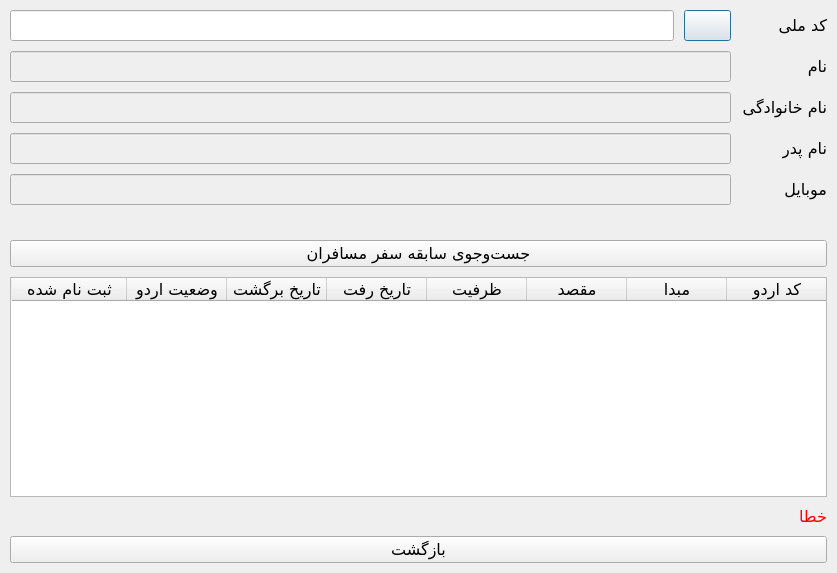
<?xml version="1.0" encoding="UTF-8"?>
<ui version="4.0">
 <class>SearchPassengersDialog</class>
 <widget class="QDialog" name="SearchPassengersDialog">
  <property name="geometry">
   <rect>
    <x>0</x>
    <y>0</y>
    <width>837</width>
    <height>573</height>
   </rect>
  </property>
  <property name="font">
   <font>
    <family>B Nazanin</family>
    <pointsize>12</pointsize>
   </font>
  </property>
  <property name="windowTitle">
   <string>جست‌وجوی سابقه مسافران</string>
  </property>
  <property name="windowIcon">
   <iconset resource="resource.qrc">
    <normaloff>:/icons/resources/icons/searchPassenger.png</normaloff>:/icons/resources/icons/searchPassenger.png</iconset>
  </property>
  <property name="layoutDirection">
   <enum>Qt::RightToLeft</enum>
  </property>
  <property name="locale">
   <locale language="Persian" country="Iran"/>
  </property>
  <layout class="QVBoxLayout" name="verticalLayout">
   <property name="spacing">
    <number>10</number>
   </property>
   <property name="sizeConstraint">
    <enum>QLayout::SetDefaultConstraint</enum>
   </property>
   <property name="leftMargin">
    <number>10</number>
   </property>
   <property name="topMargin">
    <number>10</number>
   </property>
   <property name="rightMargin">
    <number>10</number>
   </property>
   <property name="bottomMargin">
    <number>10</number>
   </property>
   <item>
    <layout class="QFormLayout" name="FLayoutSearchFields">
     <property name="sizeConstraint">
      <enum>QLayout::SetFixedSize</enum>
     </property>
     <item row="0" column="0">
      <widget class="QLabel" name="lblId">
       <property name="text">
        <string>کد ملی</string>
       </property>
      </widget>
     </item>
     <item row="1" column="0">
      <widget class="QLabel" name="lblName">
       <property name="text">
        <string>نام</string>
       </property>
      </widget>
     </item>
     <item row="2" column="0">
      <widget class="QLabel" name="lblFamily">
       <property name="text">
        <string>نام خانوادگی</string>
       </property>
      </widget>
     </item>
     <item row="3" column="0">
      <widget class="QLabel" name="lblFather">
       <property name="text">
        <string>نام پدر</string>
       </property>
      </widget>
     </item>
     <item row="4" column="0">
      <widget class="QLabel" name="lblPhone">
       <property name="text">
        <string>موبایل</string>
       </property>
      </widget>
     </item>
     <item row="0" column="1">
      <layout class="QHBoxLayout" name="HLayoutFromDate_2">
       <item>
        <widget class="QPushButton" name="btnSearchId">
         <property name="sizePolicy">
          <sizepolicy hsizetype="Minimum" vsizetype="Fixed">
           <horstretch>0</horstretch>
           <verstretch>0</verstretch>
          </sizepolicy>
         </property>
         <property name="text">
          <string/>
         </property>
         <property name="icon">
          <iconset resource="resource.qrc">
           <normaloff>:/icons/resources/icons/searchPassenger.png</normaloff>:/icons/resources/icons/searchPassenger.png</iconset>
         </property>
         <property name="iconSize">
          <size>
           <width>25</width>
           <height>25</height>
          </size>
         </property>
        </widget>
       </item>
       <item>
        <widget class="QLineEdit" name="txtId"/>
       </item>
      </layout>
     </item>
     <item row="1" column="1">
      <widget class="QLineEdit" name="txtName">
       <property name="enabled">
        <bool>false</bool>
       </property>
      </widget>
     </item>
     <item row="2" column="1">
      <widget class="QLineEdit" name="txtFamily">
       <property name="enabled">
        <bool>false</bool>
       </property>
      </widget>
     </item>
     <item row="3" column="1">
      <widget class="QLineEdit" name="txtFather">
       <property name="enabled">
        <bool>false</bool>
       </property>
      </widget>
     </item>
     <item row="4" column="1">
      <widget class="QLineEdit" name="txtPhone">
       <property name="enabled">
        <bool>false</bool>
       </property>
      </widget>
     </item>
    </layout>
   </item>
   <item>
    <widget class="QPushButton" name="btnSearch">
     <property name="text">
      <string>جست‌وجوی سابقه سفر مسافران</string>
     </property>
     <property name="icon">
      <iconset resource="resource.qrc">
       <normaloff>:/icons/resources/icons/searchTour.png</normaloff>:/icons/resources/icons/searchTour.png</iconset>
     </property>
     <property name="iconSize">
      <size>
       <width>40</width>
       <height>40</height>
      </size>
     </property>
    </widget>
   </item>
   <item>
    <widget class="QTableWidget" name="tblTours">
     <property name="sizePolicy">
      <sizepolicy hsizetype="Preferred" vsizetype="Preferred">
       <horstretch>0</horstretch>
       <verstretch>0</verstretch>
      </sizepolicy>
     </property>
     <property name="font">
      <font>
       <family>B Nazanin</family>
       <pointsize>12</pointsize>
      </font>
     </property>
     <property name="horizontalScrollBarPolicy">
      <enum>Qt::ScrollBarAsNeeded</enum>
     </property>
     <property name="sizeAdjustPolicy">
      <enum>QAbstractScrollArea::AdjustIgnored</enum>
     </property>
     <property name="alternatingRowColors">
      <bool>true</bool>
     </property>
     <property name="selectionMode">
      <enum>QAbstractItemView::MultiSelection</enum>
     </property>
     <property name="selectionBehavior">
      <enum>QAbstractItemView::SelectRows</enum>
     </property>
     <attribute name="horizontalHeaderVisible">
      <bool>true</bool>
     </attribute>
     <attribute name="horizontalHeaderCascadingSectionResizes">
      <bool>true</bool>
     </attribute>
     <attribute name="horizontalHeaderMinimumSectionSize">
      <number>50</number>
     </attribute>
     <attribute name="horizontalHeaderShowSortIndicator" stdset="0">
      <bool>false</bool>
     </attribute>
     <attribute name="horizontalHeaderStretchLastSection">
      <bool>true</bool>
     </attribute>
     <attribute name="verticalHeaderVisible">
      <bool>false</bool>
     </attribute>
     <column>
      <property name="text">
       <string>کد اردو</string>
      </property>
     </column>
     <column>
      <property name="text">
       <string>مبدا</string>
      </property>
     </column>
     <column>
      <property name="text">
       <string>مقصد</string>
      </property>
     </column>
     <column>
      <property name="text">
       <string>ظرفیت</string>
      </property>
     </column>
     <column>
      <property name="text">
       <string>تاریخ رفت</string>
      </property>
     </column>
     <column>
      <property name="text">
       <string>تاریخ برگشت</string>
      </property>
     </column>
     <column>
      <property name="text">
       <string>وضعیت اردو</string>
      </property>
     </column>
     <column>
      <property name="text">
       <string>ثبت نام شده</string>
      </property>
     </column>
    </widget>
   </item>
   <item>
    <widget class="QLabel" name="lblError">
     <property name="sizePolicy">
      <sizepolicy hsizetype="Preferred" vsizetype="Fixed">
       <horstretch>0</horstretch>
       <verstretch>0</verstretch>
      </sizepolicy>
     </property>
     <property name="palette">
      <palette>
       <active>
        <colorrole role="WindowText">
         <brush brushstyle="SolidPattern">
          <color alpha="255">
           <red>255</red>
           <green>0</green>
           <blue>0</blue>
          </color>
         </brush>
        </colorrole>
       </active>
       <inactive>
        <colorrole role="WindowText">
         <brush brushstyle="SolidPattern">
          <color alpha="255">
           <red>255</red>
           <green>0</green>
           <blue>0</blue>
          </color>
         </brush>
        </colorrole>
       </inactive>
       <disabled>
        <colorrole role="WindowText">
         <brush brushstyle="SolidPattern">
          <color alpha="255">
           <red>120</red>
           <green>120</green>
           <blue>120</blue>
          </color>
         </brush>
        </colorrole>
       </disabled>
      </palette>
     </property>
     <property name="text">
      <string>خطا</string>
     </property>
    </widget>
   </item>
   <item>
    <layout class="QHBoxLayout" name="HLayoutButtons">
     <item>
      <widget class="QPushButton" name="btnReturn">
       <property name="text">
        <string>بازگشت</string>
       </property>
       <property name="icon">
        <iconset resource="resource.qrc">
         <normaloff>:/icons/resources/icons/return.png</normaloff>:/icons/resources/icons/return.png</iconset>
       </property>
       <property name="iconSize">
        <size>
         <width>40</width>
         <height>40</height>
        </size>
       </property>
       <property name="shortcut">
        <string>Ctrl+S</string>
       </property>
      </widget>
     </item>
    </layout>
   </item>
  </layout>
 </widget>
 <resources>
  <include location="resource.qrc"/>
 </resources>
 <connections/>
</ui>
